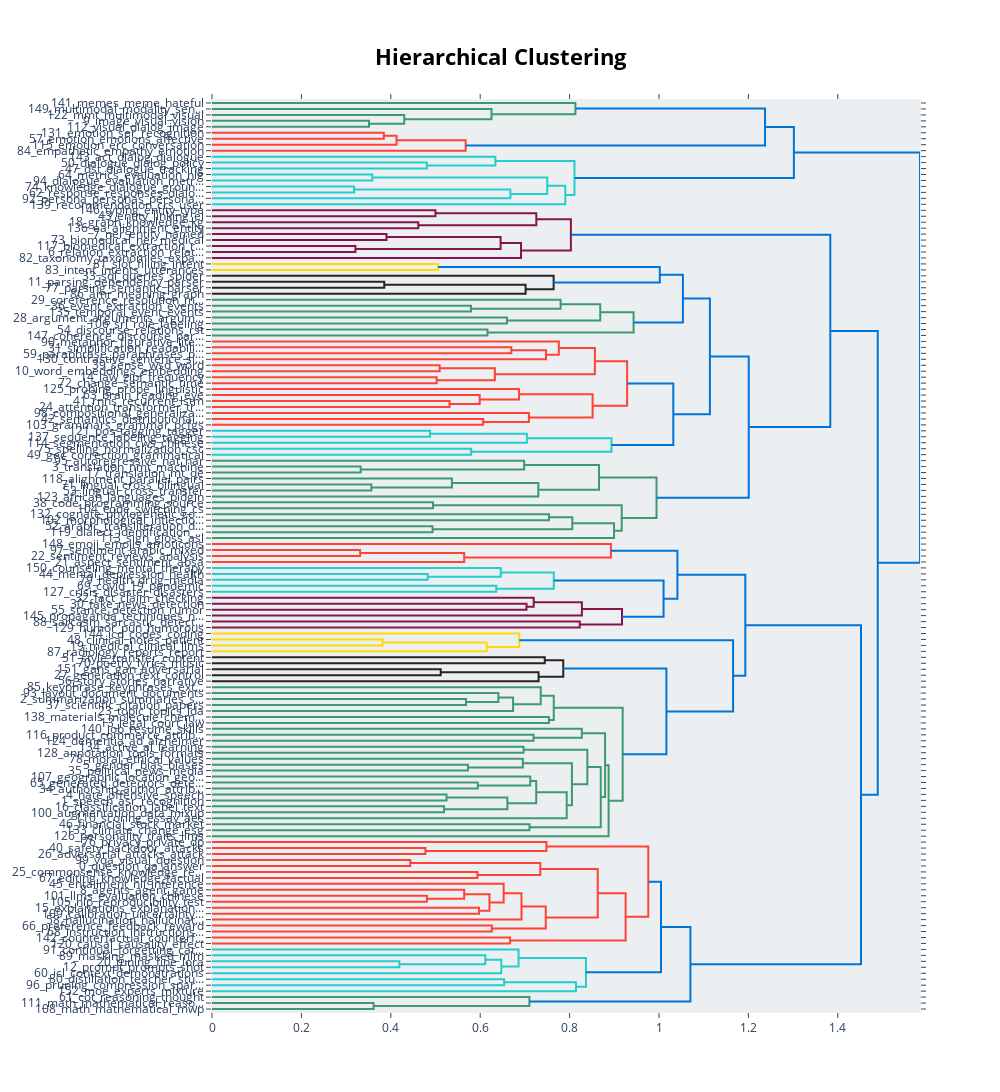

Notebook cell for this chart:
### Code cell
# visualize hierarchical structure of topics
topic_model.visualize_hierarchy()

### Figure 1 — Plotly figure (JSON) as saved in the notebook; plotly's stock layout.template omitted (floating-point values rounded to 4 significant figures; data arrays with more than 128 entries replaced by an {"elided": "..."} marker saying what was removed)
{"data": [{"hoverinfo": "text", "marker": {"color": "rgb(61,153,112)"}, "mode": "lines", "type": "scatter", "x": [0.0, 0.3513, 0.3513, 0.0], "xaxis": "x", "y": [-35.0, -35.0, -45.0, -45.0], "yaxis": "y"}, {"hoverinfo": "text", "marker": {"color": "rgb(61,153,112)"}, "mode": "lines", "type": "scatter", "x": [0.0, 0.4301, 0.4301, 0.3513], "xaxis": "x", "y": [-25.0, -25.0, -40.0, -40.0], "yaxis": "y"}, {"hoverinfo": "text", "marker": {"color": "rgb(61,153,112)"}, "mode": "lines", "type": "scatter", "x": [0.0, 0.6253, 0.6253, 0.4301], "xaxis": "x", "y": [-15.0, -15.0, -32.5, -32.5], "yaxis": "y"}, {"hoverinfo": "text", "marker": {"color": "rgb(61,153,112)"}, "mode": "lines", "type": "scatter", "x": [0.0, 0.813, 0.813, 0.6253], "xaxis": "x", "y": [-5.0, -5.0, -23.75, -23.75], "yaxis": "y"}, {"hoverinfo": "text", "marker": {"color": "rgb(255,65,54)"}, "mode": "lines", "type": "scatter", "x": [0.0, 0.3844, 0.3844, 0.0], "xaxis": "x", "y": [-55.0, -55.0, -65.0, -65.0], "yaxis": "y"}, {"hoverinfo": "text", "marker": {"color": "rgb(255,65,54)"}, "mode": "lines", "type": "scatter", "x": [0.3844, 0.4128, 0.4128, 0.0], "xaxis": "x", "y": [-60.0, -60.0, -75.0, -75.0], "yaxis": "y"}, {"hoverinfo": "text", "marker": {"color": "rgb(255,65,54)"}, "mode": "lines", "type": "scatter", "x": [0.4128, 0.5674, 0.5674, 0.0], "xaxis": "x", "y": [-67.5, -67.5, -85.0, -85.0], "yaxis": "y"}, {"hoverinfo": "text", "marker": {"color": "rgb(0,116,217)"}, "mode": "lines", "type": "scatter", "x": [0.813, 1.237, 1.237, 0.5674], "xaxis": "x", "y": [-14.38, -14.38, -76.25, -76.25], "yaxis": "y"}, {"hoverinfo": "text", "marker": {"color": "rgb(35,205,205)"}, "mode": "lines", "type": "scatter", "x": [0.0, 0.4806, 0.4806, 0.0], "xaxis": "x", "y": [-105.0, -105.0, -115.0, -115.0], "yaxis": "y"}, {"hoverinfo": "text", "marker": {"color": "rgb(35,205,205)"}, "mode": "lines", "type": "scatter", "x": [0.0, 0.634, 0.634, 0.4806], "xaxis": "x", "y": [-95.0, -95.0, -110.0, -110.0], "yaxis": "y"}, {"hoverinfo": "text", "marker": {"color": "rgb(35,205,205)"}, "mode": "lines", "type": "scatter", "x": [0.0, 0.3588, 0.3588, 0.0], "xaxis": "x", "y": [-125.0, -125.0, -135.0, -135.0], "yaxis": "y"}, {"hoverinfo": "text", "marker": {"color": "rgb(35,205,205)"}, "mode": "lines", "type": "scatter", "x": [0.0, 0.318, 0.318, 0.0], "xaxis": "x", "y": [-145.0, -145.0, -155.0, -155.0], "yaxis": "y"}, {"hoverinfo": "text", "marker": {"color": "rgb(35,205,205)"}, "mode": "lines", "type": "scatter", "x": [0.318, 0.6675, 0.6675, 0.0], "xaxis": "x", "y": [-150.0, -150.0, -165.0, -165.0], "yaxis": "y"}, {"hoverinfo": "text", "marker": {"color": "rgb(35,205,205)"}, "mode": "lines", "type": "scatter", "x": [0.3588, 0.7501, 0.7501, 0.6675], "xaxis": "x", "y": [-130.0, -130.0, -157.5, -157.5], "yaxis": "y"}, {"hoverinfo": "text", "marker": {"color": "rgb(35,205,205)"}, "mode": "lines", "type": "scatter", "x": [0.7501, 0.7904, 0.7904, 0.0], "xaxis": "x", "y": [-143.8, -143.8, -175.0, -175.0], "yaxis": "y"}, {"hoverinfo": "text", "marker": {"color": "rgb(35,205,205)"}, "mode": "lines", "type": "scatter", "x": [0.634, 0.8109, 0.8109, 0.7904], "xaxis": "x", "y": [-102.5, -102.5, -159.4, -159.4], "yaxis": "y"}, {"hoverinfo": "text", "marker": {"color": "rgb(0,116,217)"}, "mode": "lines", "type": "scatter", "x": [1.237, 1.302, 1.302, 0.8109], "xaxis": "x", "y": [-45.31, -45.31, -130.9, -130.9], "yaxis": "y"}, {"hoverinfo": "text", "marker": {"color": "rgb(133,20,75)"}, "mode": "lines", "type": "scatter", "x": [0.0, 0.4999, 0.4999, 0.0], "xaxis": "x", "y": [-185.0, -185.0, -195.0, -195.0], "yaxis": "y"}, {"hoverinfo": "text", "marker": {"color": "rgb(133,20,75)"}, "mode": "lines", "type": "scatter", "x": [0.0, 0.4615, 0.4615, 0.0], "xaxis": "x", "y": [-205.0, -205.0, -215.0, -215.0], "yaxis": "y"}, {"hoverinfo": "text", "marker": {"color": "rgb(133,20,75)"}, "mode": "lines", "type": "scatter", "x": [0.4999, 0.7255, 0.7255, 0.4615], "xaxis": "x", "y": [-190.0, -190.0, -210.0, -210.0], "yaxis": "y"}, {"hoverinfo": "text", "marker": {"color": "rgb(133,20,75)"}, "mode": "lines", "type": "scatter", "x": [0.0, 0.3904, 0.3904, 0.0], "xaxis": "x", "y": [-225.0, -225.0, -235.0, -235.0], "yaxis": "y"}, {"hoverinfo": "text", "marker": {"color": "rgb(133,20,75)"}, "mode": "lines", "type": "scatter", "x": [0.0, 0.3209, 0.3209, 0.0], "xaxis": "x", "y": [-245.0, -245.0, -255.0, -255.0], "yaxis": "y"}, {"hoverinfo": "text", "marker": {"color": "rgb(133,20,75)"}, "mode": "lines", "type": "scatter", "x": [0.3904, 0.6456, 0.6456, 0.3209], "xaxis": "x", "y": [-230.0, -230.0, -250.0, -250.0], "yaxis": "y"}, {"hoverinfo": "text", "marker": {"color": "rgb(133,20,75)"}, "mode": "lines", "type": "scatter", "x": [0.6456, 0.6913, 0.6913, 0.0], "xaxis": "x", "y": [-240.0, -240.0, -265.0, -265.0], "yaxis": "y"}, {"hoverinfo": "text", "marker": {"color": "rgb(133,20,75)"}, "mode": "lines", "type": "scatter", "x": [0.7255, 0.8029, 0.8029, 0.6913], "xaxis": "x", "y": [-200.0, -200.0, -252.5, -252.5], "yaxis": "y"}, {"hoverinfo": "text", "marker": {"color": "rgb(255,220,0)"}, "mode": "lines", "type": "scatter", "x": [0.0, 0.5055, 0.5055, 0.0], "xaxis": "x", "y": [-275.0, -275.0, -285.0, -285.0], "yaxis": "y"}, {"hoverinfo": "text", "marker": {"color": "rgb(40,35,35)"}, "mode": "lines", "type": "scatter", "x": [0.0, 0.3854, 0.3854, 0.0], "xaxis": "x", "y": [-305.0, -305.0, -315.0, -315.0], "yaxis": "y"}, {"hoverinfo": "text", "marker": {"color": "rgb(40,35,35)"}, "mode": "lines", "type": "scatter", "x": [0.3854, 0.7016, 0.7016, 0.0], "xaxis": "x", "y": [-310.0, -310.0, -325.0, -325.0], "yaxis": "y"}, {"hoverinfo": "text", "marker": {"color": "rgb(40,35,35)"}, "mode": "lines", "type": "scatter", "x": [0.0, 0.7643, 0.7643, 0.7016], "xaxis": "x", "y": [-295.0, -295.0, -317.5, -317.5], "yaxis": "y"}, {"hoverinfo": "text", "marker": {"color": "rgb(0,116,217)"}, "mode": "lines", "type": "scatter", "x": [0.5055, 1.002, 1.002, 0.7643], "xaxis": "x", "y": [-280.0, -280.0, -306.2, -306.2], "yaxis": "y"}, {"hoverinfo": "text", "marker": {"color": "rgb(61,153,112)"}, "mode": "lines", "type": "scatter", "x": [0.0, 0.5793, 0.5793, 0.0], "xaxis": "x", "y": [-345.0, -345.0, -355.0, -355.0], "yaxis": "y"}, {"hoverinfo": "text", "marker": {"color": "rgb(61,153,112)"}, "mode": "lines", "type": "scatter", "x": [0.0, 0.7799, 0.7799, 0.5793], "xaxis": "x", "y": [-335.0, -335.0, -350.0, -350.0], "yaxis": "y"}, {"hoverinfo": "text", "marker": {"color": "rgb(61,153,112)"}, "mode": "lines", "type": "scatter", "x": [0.0, 0.6598, 0.6598, 0.0], "xaxis": "x", "y": [-365.0, -365.0, -375.0, -375.0], "yaxis": "y"}, {"hoverinfo": "text", "marker": {"color": "rgb(61,153,112)"}, "mode": "lines", "type": "scatter", "x": [0.7799, 0.8685, 0.8685, 0.6598], "xaxis": "x", "y": [-342.5, -342.5, -370.0, -370.0], "yaxis": "y"}, {"hoverinfo": "text", "marker": {"color": "rgb(61,153,112)"}, "mode": "lines", "type": "scatter", "x": [0.0, 0.6163, 0.6163, 0.0], "xaxis": "x", "y": [-385.0, -385.0, -395.0, -395.0], "yaxis": "y"}, {"hoverinfo": "text", "marker": {"color": "rgb(61,153,112)"}, "mode": "lines", "type": "scatter", "x": [0.8685, 0.9432, 0.9432, 0.6163], "xaxis": "x", "y": [-356.2, -356.2, -390.0, -390.0], "yaxis": "y"}, {"hoverinfo": "text", "marker": {"color": "rgb(0,116,217)"}, "mode": "lines", "type": "scatter", "x": [1.002, 1.054, 1.054, 0.9432], "xaxis": "x", "y": [-293.1, -293.1, -373.1, -373.1], "yaxis": "y"}, {"hoverinfo": "text", "marker": {"color": "rgb(255,65,54)"}, "mode": "lines", "type": "scatter", "x": [0.0, 0.6696, 0.6696, 0.0], "xaxis": "x", "y": [-415.0, -415.0, -425.0, -425.0], "yaxis": "y"}, {"hoverinfo": "text", "marker": {"color": "rgb(255,65,54)"}, "mode": "lines", "type": "scatter", "x": [0.6696, 0.7472, 0.7472, 0.0], "xaxis": "x", "y": [-420.0, -420.0, -435.0, -435.0], "yaxis": "y"}, {"hoverinfo": "text", "marker": {"color": "rgb(255,65,54)"}, "mode": "lines", "type": "scatter", "x": [0.0, 0.7759, 0.7759, 0.7472], "xaxis": "x", "y": [-405.0, -405.0, -427.5, -427.5], "yaxis": "y"}, {"hoverinfo": "text", "marker": {"color": "rgb(255,65,54)"}, "mode": "lines", "type": "scatter", "x": [0.0, 0.5093, 0.5093, 0.0], "xaxis": "x", "y": [-445.0, -445.0, -455.0, -455.0], "yaxis": "y"}, {"hoverinfo": "text", "marker": {"color": "rgb(255,65,54)"}, "mode": "lines", "type": "scatter", "x": [0.0, 0.5026, 0.5026, 0.0], "xaxis": "x", "y": [-465.0, -465.0, -475.0, -475.0], "yaxis": "y"}, {"hoverinfo": "text", "marker": {"color": "rgb(255,65,54)"}, "mode": "lines", "type": "scatter", "x": [0.5093, 0.6328, 0.6328, 0.5026], "xaxis": "x", "y": [-450.0, -450.0, -470.0, -470.0], "yaxis": "y"}, {"hoverinfo": "text", "marker": {"color": "rgb(255,65,54)"}, "mode": "lines", "type": "scatter", "x": [0.7759, 0.8566, 0.8566, 0.6328], "xaxis": "x", "y": [-416.2, -416.2, -460.0, -460.0], "yaxis": "y"}, {"hoverinfo": "text", "marker": {"color": "rgb(255,65,54)"}, "mode": "lines", "type": "scatter", "x": [0.0, 0.5314, 0.5314, 0.0], "xaxis": "x", "y": [-505.0, -505.0, -515.0, -515.0], "yaxis": "y"}, {"hoverinfo": "text", "marker": {"color": "rgb(255,65,54)"}, "mode": "lines", "type": "scatter", "x": [0.0, 0.5989, 0.5989, 0.5314], "xaxis": "x", "y": [-495.0, -495.0, -510.0, -510.0], "yaxis": "y"}, {"hoverinfo": "text", "marker": {"color": "rgb(255,65,54)"}, "mode": "lines", "type": "scatter", "x": [0.0, 0.687, 0.687, 0.5989], "xaxis": "x", "y": [-485.0, -485.0, -502.5, -502.5], "yaxis": "y"}, {"hoverinfo": "text", "marker": {"color": "rgb(255,65,54)"}, "mode": "lines", "type": "scatter", "x": [0.0, 0.6066, 0.6066, 0.0], "xaxis": "x", "y": [-535.0, -535.0, -545.0, -545.0], "yaxis": "y"}, {"hoverinfo": "text", "marker": {"color": "rgb(255,65,54)"}, "mode": "lines", "type": "scatter", "x": [0.0, 0.7089, 0.7089, 0.6066], "xaxis": "x", "y": [-525.0, -525.0, -540.0, -540.0], "yaxis": "y"}, {"hoverinfo": "text", "marker": {"color": "rgb(255,65,54)"}, "mode": "lines", "type": "scatter", "x": [0.687, 0.8515, 0.8515, 0.7089], "xaxis": "x", "y": [-493.8, -493.8, -532.5, -532.5], "yaxis": "y"}, {"hoverinfo": "text", "marker": {"color": "rgb(255,65,54)"}, "mode": "lines", "type": "scatter", "x": [0.8566, 0.9288, 0.9288, 0.8515], "xaxis": "x", "y": [-438.1, -438.1, -513.1, -513.1], "yaxis": "y"}, {"hoverinfo": "text", "marker": {"color": "rgb(35,205,205)"}, "mode": "lines", "type": "scatter", "x": [0.0, 0.4876, 0.4876, 0.0], "xaxis": "x", "y": [-555.0, -555.0, -565.0, -565.0], "yaxis": "y"}, {"hoverinfo": "text", "marker": {"color": "rgb(35,205,205)"}, "mode": "lines", "type": "scatter", "x": [0.4876, 0.7044, 0.7044, 0.0], "xaxis": "x", "y": [-560.0, -560.0, -575.0, -575.0], "yaxis": "y"}, {"hoverinfo": "text", "marker": {"color": "rgb(35,205,205)"}, "mode": "lines", "type": "scatter", "x": [0.0, 0.5797, 0.5797, 0.0], "xaxis": "x", "y": [-585.0, -585.0, -595.0, -595.0], "yaxis": "y"}, {"hoverinfo": "text", "marker": {"color": "rgb(35,205,205)"}, "mode": "lines", "type": "scatter", "x": [0.7044, 0.8938, 0.8938, 0.5797], "xaxis": "x", "y": [-567.5, -567.5, -590.0, -590.0], "yaxis": "y"}, {"hoverinfo": "text", "marker": {"color": "rgb(0,116,217)"}, "mode": "lines", "type": "scatter", "x": [0.9288, 1.032, 1.032, 0.8938], "xaxis": "x", "y": [-475.6, -475.6, -578.8, -578.8], "yaxis": "y"}, {"hoverinfo": "text", "marker": {"color": "rgb(0,116,217)"}, "mode": "lines", "type": "scatter", "x": [1.054, 1.114, 1.114, 1.032], "xaxis": "x", "y": [-333.1, -333.1, -527.2, -527.2], "yaxis": "y"}, {"hoverinfo": "text", "marker": {"color": "rgb(61,153,112)"}, "mode": "lines", "type": "scatter", "x": [0.0, 0.3325, 0.3325, 0.0], "xaxis": "x", "y": [-615.0, -615.0, -625.0, -625.0], "yaxis": "y"}, {"hoverinfo": "text", "marker": {"color": "rgb(61,153,112)"}, "mode": "lines", "type": "scatter", "x": [0.0, 0.6984, 0.6984, 0.3325], "xaxis": "x", "y": [-605.0, -605.0, -620.0, -620.0], "yaxis": "y"}, {"hoverinfo": "text", "marker": {"color": "rgb(61,153,112)"}, "mode": "lines", "type": "scatter", "x": [0.0, 0.3565, 0.3565, 0.0], "xaxis": "x", "y": [-645.0, -645.0, -655.0, -655.0], "yaxis": "y"}, {"hoverinfo": "text", "marker": {"color": "rgb(61,153,112)"}, "mode": "lines", "type": "scatter", "x": [0.0, 0.5368, 0.5368, 0.3565], "xaxis": "x", "y": [-635.0, -635.0, -650.0, -650.0], "yaxis": "y"}, {"hoverinfo": "text", "marker": {"color": "rgb(61,153,112)"}, "mode": "lines", "type": "scatter", "x": [0.5368, 0.7301, 0.7301, 0.0], "xaxis": "x", "y": [-642.5, -642.5, -665.0, -665.0], "yaxis": "y"}, {"hoverinfo": "text", "marker": {"color": "rgb(61,153,112)"}, "mode": "lines", "type": "scatter", "x": [0.6984, 0.8658, 0.8658, 0.7301], "xaxis": "x", "y": [-612.5, -612.5, -653.8, -653.8], "yaxis": "y"}, {"hoverinfo": "text", "marker": {"color": "rgb(61,153,112)"}, "mode": "lines", "type": "scatter", "x": [0.0, 0.4946, 0.4946, 0.0], "xaxis": "x", "y": [-675.0, -675.0, -685.0, -685.0], "yaxis": "y"}, {"hoverinfo": "text", "marker": {"color": "rgb(61,153,112)"}, "mode": "lines", "type": "scatter", "x": [0.0, 0.7539, 0.7539, 0.0], "xaxis": "x", "y": [-695.0, -695.0, -705.0, -705.0], "yaxis": "y"}, {"hoverinfo": "text", "marker": {"color": "rgb(61,153,112)"}, "mode": "lines", "type": "scatter", "x": [0.0, 0.4934, 0.4934, 0.0], "xaxis": "x", "y": [-715.0, -715.0, -725.0, -725.0], "yaxis": "y"}, {"hoverinfo": "text", "marker": {"color": "rgb(61,153,112)"}, "mode": "lines", "type": "scatter", "x": [0.7539, 0.8061, 0.8061, 0.4934], "xaxis": "x", "y": [-700.0, -700.0, -720.0, -720.0], "yaxis": "y"}, {"hoverinfo": "text", "marker": {"color": "rgb(61,153,112)"}, "mode": "lines", "type": "scatter", "x": [0.8061, 0.8994, 0.8994, 0.0], "xaxis": "x", "y": [-710.0, -710.0, -735.0, -735.0], "yaxis": "y"}, {"hoverinfo": "text", "marker": {"color": "rgb(61,153,112)"}, "mode": "lines", "type": "scatter", "x": [0.4946, 0.9166, 0.9166, 0.8994], "xaxis": "x", "y": [-680.0, -680.0, -722.5, -722.5], "yaxis": "y"}, {"hoverinfo": "text", "marker": {"color": "rgb(61,153,112)"}, "mode": "lines", "type": "scatter", "x": [0.8658, 0.9945, 0.9945, 0.9166], "xaxis": "x", "y": [-633.1, -633.1, -701.2, -701.2], "yaxis": "y"}, {"hoverinfo": "text", "marker": {"color": "rgb(0,116,217)"}, "mode": "lines", "type": "scatter", "x": [1.114, 1.201, 1.201, 0.9945], "xaxis": "x", "y": [-430.2, -430.2, -667.2, -667.2], "yaxis": "y"}, {"hoverinfo": "text", "marker": {"color": "rgb(0,116,217)"}, "mode": "lines", "type": "scatter", "x": [0.8029, 1.383, 1.383, 1.201], "xaxis": "x", "y": [-226.2, -226.2, -548.7, -548.7], "yaxis": "y"}, {"hoverinfo": "text", "marker": {"color": "rgb(255,65,54)"}, "mode": "lines", "type": "scatter", "x": [0.0, 0.3313, 0.3313, 0.0], "xaxis": "x", "y": [-755.0, -755.0, -765.0, -765.0], "yaxis": "y"}, {"hoverinfo": "text", "marker": {"color": "rgb(255,65,54)"}, "mode": "lines", "type": "scatter", "x": [0.3313, 0.5642, 0.5642, 0.0], "xaxis": "x", "y": [-760.0, -760.0, -775.0, -775.0], "yaxis": "y"}, {"hoverinfo": "text", "marker": {"color": "rgb(255,65,54)"}, "mode": "lines", "type": "scatter", "x": [0.0, 0.8924, 0.8924, 0.5642], "xaxis": "x", "y": [-745.0, -745.0, -767.5, -767.5], "yaxis": "y"}, {"hoverinfo": "text", "marker": {"color": "rgb(35,205,205)"}, "mode": "lines", "type": "scatter", "x": [0.0, 0.4824, 0.4824, 0.0], "xaxis": "x", "y": [-795.0, -795.0, -805.0, -805.0], "yaxis": "y"}, {"hoverinfo": "text", "marker": {"color": "rgb(35,205,205)"}, "mode": "lines", "type": "scatter", "x": [0.0, 0.6459, 0.6459, 0.4824], "xaxis": "x", "y": [-785.0, -785.0, -800.0, -800.0], "yaxis": "y"}, {"hoverinfo": "text", "marker": {"color": "rgb(35,205,205)"}, "mode": "lines", "type": "scatter", "x": [0.0, 0.636, 0.636, 0.0], "xaxis": "x", "y": [-815.0, -815.0, -825.0, -825.0], "yaxis": "y"}, {"hoverinfo": "text", "marker": {"color": "rgb(35,205,205)"}, "mode": "lines", "type": "scatter", "x": [0.6459, 0.7646, 0.7646, 0.636], "xaxis": "x", "y": [-792.5, -792.5, -820.0, -820.0], "yaxis": "y"}, {"hoverinfo": "text", "marker": {"color": "rgb(133,20,75)"}, "mode": "lines", "type": "scatter", "x": [0.0, 0.7036, 0.7036, 0.0], "xaxis": "x", "y": [-845.0, -845.0, -855.0, -855.0], "yaxis": "y"}, {"hoverinfo": "text", "marker": {"color": "rgb(133,20,75)"}, "mode": "lines", "type": "scatter", "x": [0.0, 0.7197, 0.7197, 0.7036], "xaxis": "x", "y": [-835.0, -835.0, -850.0, -850.0], "yaxis": "y"}, {"hoverinfo": "text", "marker": {"color": "rgb(133,20,75)"}, "mode": "lines", "type": "scatter", "x": [0.7197, 0.8275, 0.8275, 0.0], "xaxis": "x", "y": [-842.5, -842.5, -865.0, -865.0], "yaxis": "y"}, {"hoverinfo": "text", "marker": {"color": "rgb(133,20,75)"}, "mode": "lines", "type": "scatter", "x": [0.0, 0.8227, 0.8227, 0.0], "xaxis": "x", "y": [-875.0, -875.0, -885.0, -885.0], "yaxis": "y"}, {"hoverinfo": "text", "marker": {"color": "rgb(133,20,75)"}, "mode": "lines", "type": "scatter", "x": [0.8275, 0.9173, 0.9173, 0.8227], "xaxis": "x", "y": [-853.8, -853.8, -880.0, -880.0], "yaxis": "y"}, {"hoverinfo": "text", "marker": {"color": "rgb(0,116,217)"}, "mode": "lines", "type": "scatter", "x": [0.7646, 1.01, 1.01, 0.9173], "xaxis": "x", "y": [-806.2, -806.2, -866.9, -866.9], "yaxis": "y"}, {"hoverinfo": "text", "marker": {"color": "rgb(0,116,217)"}, "mode": "lines", "type": "scatter", "x": [0.8924, 1.041, 1.041, 1.01], "xaxis": "x", "y": [-756.2, -756.2, -836.6, -836.6], "yaxis": "y"}, {"hoverinfo": "text", "marker": {"color": "rgb(255,220,0)"}, "mode": "lines", "type": "scatter", "x": [0.0, 0.3815, 0.3815, 0.0], "xaxis": "x", "y": [-905.0, -905.0, -915.0, -915.0], "yaxis": "y"}, {"hoverinfo": "text", "marker": {"color": "rgb(255,220,0)"}, "mode": "lines", "type": "scatter", "x": [0.3815, 0.6145, 0.6145, 0.0], "xaxis": "x", "y": [-910.0, -910.0, -925.0, -925.0], "yaxis": "y"}, {"hoverinfo": "text", "marker": {"color": "rgb(255,220,0)"}, "mode": "lines", "type": "scatter", "x": [0.0, 0.6874, 0.6874, 0.6145], "xaxis": "x", "y": [-895.0, -895.0, -917.5, -917.5], "yaxis": "y"}, {"hoverinfo": "text", "marker": {"color": "rgb(40,35,35)"}, "mode": "lines", "type": "scatter", "x": [0.0, 0.7444, 0.7444, 0.0], "xaxis": "x", "y": [-935.0, -935.0, -945.0, -945.0], "yaxis": "y"}, {"hoverinfo": "text", "marker": {"color": "rgb(40,35,35)"}, "mode": "lines", "type": "scatter", "x": [0.0, 0.5117, 0.5117, 0.0], "xaxis": "x", "y": [-955.0, -955.0, -965.0, -965.0], "yaxis": "y"}, {"hoverinfo": "text", "marker": {"color": "rgb(40,35,35)"}, "mode": "lines", "type": "scatter", "x": [0.5117, 0.7306, 0.7306, 0.0], "xaxis": "x", "y": [-960.0, -960.0, -975.0, -975.0], "yaxis": "y"}, {"hoverinfo": "text", "marker": {"color": "rgb(40,35,35)"}, "mode": "lines", "type": "scatter", "x": [0.7444, 0.7859, 0.7859, 0.7306], "xaxis": "x", "y": [-940.0, -940.0, -967.5, -967.5], "yaxis": "y"}, {"hoverinfo": "text", "marker": {"color": "rgb(61,153,112)"}, "mode": "lines", "type": "scatter", "x": [0.0, 0.5683, 0.5683, 0.0], "xaxis": "x", "y": [-1005.0, -1005.0, -1015.0, -1015.0], "yaxis": "y"}, {"hoverinfo": "text", "marker": {"color": "rgb(61,153,112)"}, "mode": "lines", "type": "scatter", "x": [0.0, 0.6406, 0.6406, 0.5683], "xaxis": "x", "y": [-995.0, -995.0, -1010.0, -1010.0], "yaxis": "y"}, {"hoverinfo": "text", "marker": {"color": "rgb(61,153,112)"}, "mode": "lines", "type": "scatter", "x": [0.6406, 0.6736, 0.6736, 0.0], "xaxis": "x", "y": [-1002.0, -1002.0, -1025.0, -1025.0], "yaxis": "y"}, {"hoverinfo": "text", "marker": {"color": "rgb(61,153,112)"}, "mode": "lines", "type": "scatter", "x": [0.0, 0.7354, 0.7354, 0.6736], "xaxis": "x", "y": [-985.0, -985.0, -1014.0, -1014.0], "yaxis": "y"}, {"hoverinfo": "text", "marker": {"color": "rgb(61,153,112)"}, "mode": "lines", "type": "scatter", "x": [0.0, 0.7538, 0.7538, 0.0], "xaxis": "x", "y": [-1035.0, -1035.0, -1045.0, -1045.0], "yaxis": "y"}, {"hoverinfo": "text", "marker": {"color": "rgb(61,153,112)"}, "mode": "lines", "type": "scatter", "x": [0.7354, 0.7646, 0.7646, 0.7538], "xaxis": "x", "y": [-999.4, -999.4, -1040.0, -1040.0], "yaxis": "y"}, {"hoverinfo": "text", "marker": {"color": "rgb(61,153,112)"}, "mode": "lines", "type": "scatter", "x": [0.0, 0.7193, 0.7193, 0.0], "xaxis": "x", "y": [-1065.0, -1065.0, -1075.0, -1075.0], "yaxis": "y"}, {"hoverinfo": "text", "marker": {"color": "rgb(61,153,112)"}, "mode": "lines", "type": "scatter", "x": [0.0, 0.8274, 0.8274, 0.7193], "xaxis": "x", "y": [-1055.0, -1055.0, -1070.0, -1070.0], "yaxis": "y"}, {"hoverinfo": "text", "marker": {"color": "rgb(61,153,112)"}, "mode": "lines", "type": "scatter", "x": [0.0, 0.6971, 0.6971, 0.0], "xaxis": "x", "y": [-1085.0, -1085.0, -1095.0, -1095.0], "yaxis": "y"}, {"hoverinfo": "text", "marker": {"color": "rgb(61,153,112)"}, "mode": "lines", "type": "scatter", "x": [0.0, 0.5726, 0.5726, 0.0], "xaxis": "x", "y": [-1115.0, -1115.0, -1125.0, -1125.0], "yaxis": "y"}, {"hoverinfo": "text", "marker": {"color": "rgb(61,153,112)"}, "mode": "lines", "type": "scatter", "x": [0.0, 0.6954, 0.6954, 0.5726], "xaxis": "x", "y": [-1105.0, -1105.0, -1120.0, -1120.0], "yaxis": "y"}, {"hoverinfo": "text", "marker": {"color": "rgb(61,153,112)"}, "mode": "lines", "type": "scatter", "x": [0.0, 0.5946, 0.5946, 0.0], "xaxis": "x", "y": [-1145.0, -1145.0, -1155.0, -1155.0], "yaxis": "y"}, {"hoverinfo": "text", "marker": {"color": "rgb(61,153,112)"}, "mode": "lines", "type": "scatter", "x": [0.0, 0.7119, 0.7119, 0.5946], "xaxis": "x", "y": [-1135.0, -1135.0, -1150.0, -1150.0], "yaxis": "y"}, {"hoverinfo": "text", "marker": {"color": "rgb(61,153,112)"}, "mode": "lines", "type": "scatter", "x": [0.0, 0.5247, 0.5247, 0.0], "xaxis": "x", "y": [-1165.0, -1165.0, -1175.0, -1175.0], "yaxis": "y"}, {"hoverinfo": "text", "marker": {"color": "rgb(61,153,112)"}, "mode": "lines", "type": "scatter", "x": [0.0, 0.5191, 0.5191, 0.0], "xaxis": "x", "y": [-1185.0, -1185.0, -1195.0, -1195.0], "yaxis": "y"}, {"hoverinfo": "text", "marker": {"color": "rgb(61,153,112)"}, "mode": "lines", "type": "scatter", "x": [0.5247, 0.6608, 0.6608, 0.5191], "xaxis": "x", "y": [-1170.0, -1170.0, -1190.0, -1190.0], "yaxis": "y"}, {"hoverinfo": "text", "marker": {"color": "rgb(61,153,112)"}, "mode": "lines", "type": "scatter", "x": [0.7119, 0.7253, 0.7253, 0.6608], "xaxis": "x", "y": [-1142.0, -1142.0, -1180.0, -1180.0], "yaxis": "y"}, {"hoverinfo": "text", "marker": {"color": "rgb(61,153,112)"}, "mode": "lines", "type": "scatter", "x": [0.7253, 0.7935, 0.7935, 0.0], "xaxis": "x", "y": [-1161.0, -1161.0, -1205.0, -1205.0], "yaxis": "y"}, {"hoverinfo": "text", "marker": {"color": "rgb(61,153,112)"}, "mode": "lines", "type": "scatter", "x": [0.6954, 0.8052, 0.8052, 0.7935], "xaxis": "x", "y": [-1112.0, -1112.0, -1183.0, -1183.0], "yaxis": "y"}, {"hoverinfo": "text", "marker": {"color": "rgb(61,153,112)"}, "mode": "lines", "type": "scatter", "x": [0.6971, 0.8397, 0.8397, 0.8052], "xaxis": "x", "y": [-1090.0, -1090.0, -1148.0, -1148.0], "yaxis": "y"}, {"hoverinfo": "text", "marker": {"color": "rgb(61,153,112)"}, "mode": "lines", "type": "scatter", "x": [0.0, 0.7103, 0.7103, 0.0], "xaxis": "x", "y": [-1215.0, -1215.0, -1225.0, -1225.0], "yaxis": "y"}, {"hoverinfo": "text", "marker": {"color": "rgb(61,153,112)"}, "mode": "lines", "type": "scatter", "x": [0.8397, 0.8697, 0.8697, 0.7103], "xaxis": "x", "y": [-1119.0, -1119.0, -1220.0, -1220.0], "yaxis": "y"}, {"hoverinfo": "text", "marker": {"color": "rgb(61,153,112)"}, "mode": "lines", "type": "scatter", "x": [0.8274, 0.8794, 0.8794, 0.8697], "xaxis": "x", "y": [-1062.0, -1062.0, -1169.0, -1169.0], "yaxis": "y"}, {"hoverinfo": "text", "marker": {"color": "rgb(61,153,112)"}, "mode": "lines", "type": "scatter", "x": [0.8794, 0.8873, 0.8873, 0.0], "xaxis": "x", "y": [-1116.0, -1116.0, -1235.0, -1235.0], "yaxis": "y"}, {"hoverinfo": "text", "marker": {"color": "rgb(61,153,112)"}, "mode": "lines", "type": "scatter", "x": [0.7646, 0.9187, 0.9187, 0.8873], "xaxis": "x", "y": [-1020.0, -1020.0, -1175.0, -1175.0], "yaxis": "y"}, {"hoverinfo": "text", "marker": {"color": "rgb(0,116,217)"}, "mode": "lines", "type": "scatter", "x": [0.7859, 1.017, 1.017, 0.9187], "xaxis": "x", "y": [-953.8, -953.8, -1098.0, -1098.0], "yaxis": "y"}, {"hoverinfo": "text", "marker": {"color": "rgb(0,116,217)"}, "mode": "lines", "type": "scatter", "x": [0.6874, 1.166, 1.166, 1.017], "xaxis": "x", "y": [-906.2, -906.2, -1026.0, -1026.0], "yaxis": "y"}, {"hoverinfo": "text", "marker": {"color": "rgb(0,116,217)"}, "mode": "lines", "type": "scatter", "x": [1.041, 1.193, 1.193, 1.166], "xaxis": "x", "y": [-796.4, -796.4, -966.0, -966.0], "yaxis": "y"}, {"hoverinfo": "text", "marker": {"color": "rgb(255,65,54)"}, "mode": "lines", "type": "scatter", "x": [0.0, 0.4775, 0.4775, 0.0], "xaxis": "x", "y": [-1255.0, -1255.0, -1265.0, -1265.0], "yaxis": "y"}, {"hoverinfo": "text", "marker": {"color": "rgb(255,65,54)"}, "mode": "lines", "type": "scatter", "x": [0.0, 0.7481, 0.7481, 0.4775], "xaxis": "x", "y": [-1245.0, -1245.0, -1260.0, -1260.0], "yaxis": "y"}, {"hoverinfo": "text", "marker": {"color": "rgb(255,65,54)"}, "mode": "lines", "type": "scatter", "x": [0.0, 0.4435, 0.4435, 0.0], "xaxis": "x", "y": [-1275.0, -1275.0, -1285.0, -1285.0], "yaxis": "y"}, {"hoverinfo": "text", "marker": {"color": "rgb(255,65,54)"}, "mode": "lines", "type": "scatter", "x": [0.0, 0.5938, 0.5938, 0.0], "xaxis": "x", "y": [-1295.0, -1295.0, -1305.0, -1305.0], "yaxis": "y"}, {"hoverinfo": "text", "marker": {"color": "rgb(255,65,54)"}, "mode": "lines", "type": "scatter", "x": [0.4435, 0.7344, 0.7344, 0.5938], "xaxis": "x", "y": [-1280.0, -1280.0, -1300.0, -1300.0], "yaxis": "y"}, {"hoverinfo": "text", "marker": {"color": "rgb(255,65,54)"}, "mode": "lines", "type": "scatter", "x": [0.0, 0.4808, 0.4808, 0.0], "xaxis": "x", "y": [-1335.0, -1335.0, -1345.0, -1345.0], "yaxis": "y"}, {"hoverinfo": "text", "marker": {"color": "rgb(255,65,54)"}, "mode": "lines", "type": "scatter", "x": [0.0, 0.5642, 0.5642, 0.4808], "xaxis": "x", "y": [-1325.0, -1325.0, -1340.0, -1340.0], "yaxis": "y"}, {"hoverinfo": "text", "marker": {"color": "rgb(255,65,54)"}, "mode": "lines", "type": "scatter", "x": [0.0, 0.5973, 0.5973, 0.0], "xaxis": "x", "y": [-1355.0, -1355.0, -1365.0, -1365.0], "yaxis": "y"}, {"hoverinfo": "text", "marker": {"color": "rgb(255,65,54)"}, "mode": "lines", "type": "scatter", "x": [0.5642, 0.6207, 0.6207, 0.5973], "xaxis": "x", "y": [-1332.0, -1332.0, -1360.0, -1360.0], "yaxis": "y"}, {"hoverinfo": "text", "marker": {"color": "rgb(255,65,54)"}, "mode": "lines", "type": "scatter", "x": [0.0, 0.6525, 0.6525, 0.6207], "xaxis": "x", "y": [-1315.0, -1315.0, -1346.0, -1346.0], "yaxis": "y"}, {"hoverinfo": "text", "marker": {"color": "rgb(255,65,54)"}, "mode": "lines", "type": "scatter", "x": [0.6525, 0.6924, 0.6924, 0.0], "xaxis": "x", "y": [-1331.0, -1331.0, -1375.0, -1375.0], "yaxis": "y"}, {"hoverinfo": "text", "marker": {"color": "rgb(255,65,54)"}, "mode": "lines", "type": "scatter", "x": [0.0, 0.6259, 0.6259, 0.0], "xaxis": "x", "y": [-1385.0, -1385.0, -1395.0, -1395.0], "yaxis": "y"}, {"hoverinfo": "text", "marker": {"color": "rgb(255,65,54)"}, "mode": "lines", "type": "scatter", "x": [0.6924, 0.7467, 0.7467, 0.6259], "xaxis": "x", "y": [-1353.0, -1353.0, -1390.0, -1390.0], "yaxis": "y"}, {"hoverinfo": "text", "marker": {"color": "rgb(255,65,54)"}, "mode": "lines", "type": "scatter", "x": [0.7344, 0.863, 0.863, 0.7467], "xaxis": "x", "y": [-1290.0, -1290.0, -1371.0, -1371.0], "yaxis": "y"}, {"hoverinfo": "text", "marker": {"color": "rgb(255,65,54)"}, "mode": "lines", "type": "scatter", "x": [0.0, 0.6669, 0.6669, 0.0], "xaxis": "x", "y": [-1405.0, -1405.0, -1415.0, -1415.0], "yaxis": "y"}, {"hoverinfo": "text", "marker": {"color": "rgb(255,65,54)"}, "mode": "lines", "type": "scatter", "x": [0.863, 0.9253, 0.9253, 0.6669], "xaxis": "x", "y": [-1331.0, -1331.0, -1410.0, -1410.0], "yaxis": "y"}, {"hoverinfo": "text", "marker": {"color": "rgb(255,65,54)"}, "mode": "lines", "type": "scatter", "x": [0.7481, 0.976, 0.976, 0.9253], "xaxis": "x", "y": [-1252.0, -1252.0, -1370.0, -1370.0], "yaxis": "y"}, {"hoverinfo": "text", "marker": {"color": "rgb(35,205,205)"}, "mode": "lines", "type": "scatter", "x": [0.0, 0.4191, 0.4191, 0.0], "xaxis": "x", "y": [-1445.0, -1445.0, -1455.0, -1455.0], "yaxis": "y"}, {"hoverinfo": "text", "marker": {"color": "rgb(35,205,205)"}, "mode": "lines", "type": "scatter", "x": [0.0, 0.6114, 0.6114, 0.4191], "xaxis": "x", "y": [-1435.0, -1435.0, -1450.0, -1450.0], "yaxis": "y"}, {"hoverinfo": "text", "marker": {"color": "rgb(35,205,205)"}, "mode": "lines", "type": "scatter", "x": [0.6114, 0.6472, 0.6472, 0.0], "xaxis": "x", "y": [-1442.0, -1442.0, -1465.0, -1465.0], "yaxis": "y"}, {"hoverinfo": "text", "marker": {"color": "rgb(35,205,205)"}, "mode": "lines", "type": "scatter", "x": [0.0, 0.6858, 0.6858, 0.6472], "xaxis": "x", "y": [-1425.0, -1425.0, -1454.0, -1454.0], "yaxis": "y"}, {"hoverinfo": "text", "marker": {"color": "rgb(35,205,205)"}, "mode": "lines", "type": "scatter", "x": [0.0, 0.6535, 0.6535, 0.0], "xaxis": "x", "y": [-1475.0, -1475.0, -1485.0, -1485.0], "yaxis": "y"}, {"hoverinfo": "text", "marker": {"color": "rgb(35,205,205)"}, "mode": "lines", "type": "scatter", "x": [0.6535, 0.8142, 0.8142, 0.0], "xaxis": "x", "y": [-1480.0, -1480.0, -1495.0, -1495.0], "yaxis": "y"}, {"hoverinfo": "text", "marker": {"color": "rgb(35,205,205)"}, "mode": "lines", "type": "scatter", "x": [0.6858, 0.8366, 0.8366, 0.8142], "xaxis": "x", "y": [-1439.0, -1439.0, -1488.0, -1488.0], "yaxis": "y"}, {"hoverinfo": "text", "marker": {"color": "rgb(0,116,217)"}, "mode": "lines", "type": "scatter", "x": [0.976, 1.004, 1.004, 0.8366], "xaxis": "x", "y": [-1311.0, -1311.0, -1463.0, -1463.0], "yaxis": "y"}, {"hoverinfo": "text", "marker": {"color": "rgb(61,153,112)"}, "mode": "lines", "type": "scatter", "x": [0.0, 0.3615, 0.3615, 0.0], "xaxis": "x", "y": [-1515.0, -1515.0, -1525.0, -1525.0], "yaxis": "y"}, {"hoverinfo": "text", "marker": {"color": "rgb(61,153,112)"}, "mode": "lines", "type": "scatter", "x": [0.0, 0.7101, 0.7101, 0.3615], "xaxis": "x", "y": [-1505.0, -1505.0, -1520.0, -1520.0], "yaxis": "y"}, {"hoverinfo": "text", "marker": {"color": "rgb(0,116,217)"}, "mode": "lines", "type": "scatter", "x": [1.004, 1.07, 1.07, 0.7101], "xaxis": "x", "y": [-1387.0, -1387.0, -1512.0, -1512.0], "yaxis": "y"}, {"hoverinfo": "text", "marker": {"color": "rgb(0,116,217)"}, "mode": "lines", "type": "scatter", "x": [1.193, 1.452, 1.452, 1.07], "xaxis": "x", "y": [-881.2, -881.2, -1450.0, -1450.0], "yaxis": "y"}, {"hoverinfo": "text", "marker": {"color": "rgb(0,116,217)"}, "mode": "lines", "type": "scatter", "x": [1.383, 1.489, 1.489, 1.452], "xaxis": "x", "y": [-387.5, -387.5, -1166.0, -1166.0], "yaxis": "y"}, {"hoverinfo": "text", "marker": {"color": "rgb(0,116,217)"}, "mode": "lines", "type": "scatter", "x": [1.302, 1.584, 1.584, 1.489], "xaxis": "x", "y": [-88.12, -88.12, -776.5, -776.5], "yaxis": "y"}], "layout": {"autosize": false, "height": 2495, "hoverlabel": {"bgcolor": "white", "font": {"family": "Rockwell", "size": 16}}, "hovermode": "closest", "plot_bgcolor": "#ECEFF1", "showlegend": false, "title": {"font": {"color": "Black", "size": 22}, "text": "<b>Hierarchical Clustering</b>", "x": 0.5, "xanchor": "center", "yanchor": "top"}, "width": 1000, "xaxis": {"mirror": "allticks", "rangemode": "tozero", "showgrid": false, "showline": true, "showticklabels": true, "ticks": "outside", "type": "linear", "zeroline": false}, "yaxis": {"mirror": "allticks", "range": [-1530, 0], "rangemode": "tozero", "showgrid": false, "showline": true, "showticklabels": true, "tickmode": "array", "ticks": "outside", "ticktext": {"elided": "153 str values"}, "tickvals": {"elided": "153 int values"}, "type": "linear", "zeroline": false}}}
